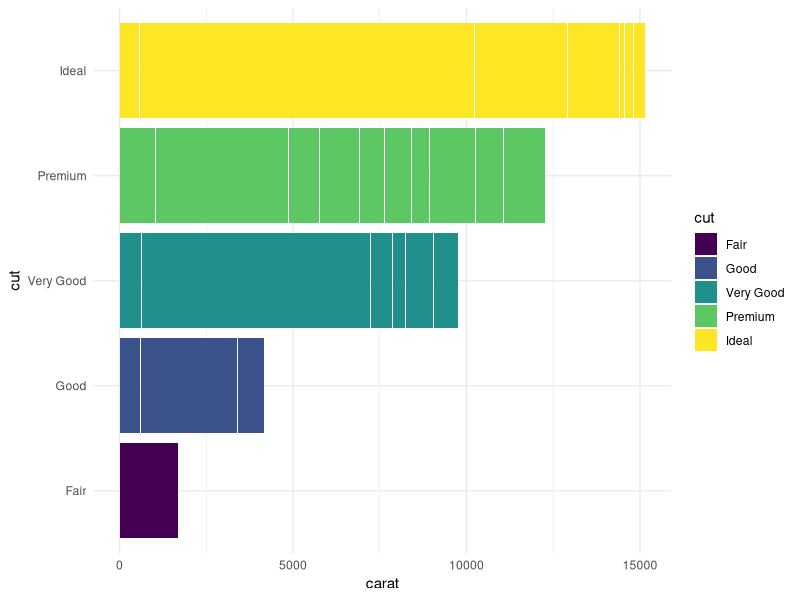

Write the R code that produced this figure. (Note: this script raises an error after producing the figure.)
###Data wrangling with R

library(tidyverse)


?diamonds
view(diamonds)
head(diamonds)

#  Subset by row with filter()----------

?filter

#filer row from specific column by value or char
diamond_sm <- filter(diamonds, price > 1000)
diamond_sm

diamond_sm <- filter(diamonds, cut == "Ideal")
diamond_sm


diamond_sm <- filter(diamonds,
                     cut == "Ideal",
                     price >10000)
diamond_sm

#Checks missing value
diamond_sm <- is.na(diamonds)

# --------------------------------------------------------------------------------
# Subset by column with select()---------------

?select

# Select specific column from datasets
diamond_sm <- select(diamonds, color,cut) 
diamond_sm

# Select column from start 1 to 4 from dataset
diamond_sm <- select(diamonds, 1:4)
diamond_sm


# Select column which column names starts with C
diamond_sm <- select(diamonds, starts_with("c"))
diamond_sm

# Select column which column names contain any specific latter  "C"
diamond_sm <- select(diamonds, contains("t"))
diamond_sm


# Select a column you want as first column with all columns from datasets
diamond_sm <- select(diamonds, price, everything())
diamond_sm

#Remove specific column from dataset using - before coumn name
diamond_sm <- select(diamonds, -price)
diamond_sm
#--------------------------------------------------------------------------------

## reorder row with arrange() function

diamond_arr <- diamonds %>%
           arrange(color)
diamond_arr

#arrange by two criteria
diamond_arr <- diamonds %>%
  arrange(color, carat)
diamond_arr

#arrange by descending order
diamond_arr <- diamonds %>% 
            arrange(desc(carat))
diamond_arr
#--------------------------------------------------------------------------------

## Add or modify columns by mutate function

diamond_new <- diamonds %>% 
           mutate(mass.g = 0.20 * carat)
diamond_new
glimpse(diamond_new)


#create two columns with added price per carat column
diamond_new <- diamonds %>% 
         mutate(maas.g  = 0.20 * carat,
                price_per_carat = price / carat)
diamond_new


#create 3 columns with chamge cut column obs as lower case
diamond_new <- diamonds %>% 
  mutate(maas.g  = 0.20 * carat,
         price_per_carat = price / carat,
         cut = tolower(cut))
diamond_new
glimpse(diamond_new)


#added additional column expensive_tf to check price is greater than 1000
diamond_new <- diamonds %>% 
  mutate(maas.g  = 0.20 * carat,
         price_per_carat = price / carat,
         cut = tolower(cut),
         expensive_tf = price > 1000)
diamond_new
glimpse(diamond_new)
#--------------------------------------------------------------------------------

?slice_max
?bind_row
?left_join
?rename
?case_when


##  Grouped summarise by guroup() and summarize()

diamond_grp <- diamonds %>% 
          group_by(cut) %>% 
          summarise(mean(price))
diamond_grp



diamond_grp <- diamonds %>% 
            group_by(cut) %>% 
            summarise(avg_price =  mean(price),
                      sd_price = sd(price))
diamond_grp

## group by more than 1 thing 
diamond_grp <- diamonds %>% 
  group_by(cut, color) %>% 
  summarise(avg_price =  mean(price),
            sd_price = sd(price))
diamond_grp




## count by cut and color
diamond_cnt <- diamonds %>% 
            count(cut, color)
diamond_cnt


## aggregate function is used to calculate the mean of the value column


# Sample data frame
data <- data.frame(
  group = c("A", "A", "B", "B", "A", "B"),
  value = c(1, 2, 3, 4, 5, 6)
)

# Calculate the mean of 'value' for each group 'group'
result <- aggregate(value ~ group, data = data, FUN = mean)

# Print the result
print(result)

## ggplot bar chart with theme

ggplot(diamonds,
       aes(x = carat, y = cut, fill = cut))+
  geom_bar(stat="identity") +
  theme_minimal()



##  Practice - Grouped summarise by guroup() and summarize() with diamond dataset?

# check with reframe function instead summarize function as  
# Returning more (or less) than 1 row per `summarise()` group was deprecated
# in dplyr 

glimpse(diamonds)

diamond_pract<- diamonds %>% 
  group_by(cut) %>% 
  reframe(avg_cost = mean(price),
            sd_cost = sd(price),
            avg_carat = mean(carat),
            per_carat = price/carat)
diamond_pract


diamond_test <- diamonds %>% 
  group_by(clarity) %>% 
  summarise(per_car = price/carat)
diamond_test

--------------------------------------------------------------------------------
str(diamonds)
sum(is.na(diamonds))


head(diamonds)
summarise(diamonds)
colSums(is.na(diamonds))


mean(diamonds$price)




diamond_newCol <- diamonds %>% 
  mutate(price_per_carat = price/carat)
diamond_newCol
glimpse(diamond_newCol)



### Flag for Expensive Diamonds (e.g., price > $10,000)
diamonds_flag <- diamonds %>%
  mutate(expensive_flag = ifelse(price > 10000, "Expensive", "Affordable"))

table(diamonds_flag$expensive_flag)

glimpse(diamonds_flag)


##  Log Transformation to Handle Skewness

diamond_log <- diamonds %>% 
          mutate(Carat_log = log(carat),
                 Price_log = log(price))
diamond_log
summary(diamond_log$Price_log)


diamondInt <- diamonds %>% 
  mutate(carat_cut_interaction  = carat * x)
diamondInt
